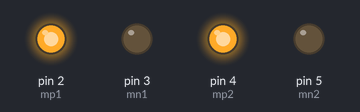
Bench run of a sketch on a simulated Arduino Uno, built with avr-gcc and run on an emulated ATmega328P. On the bench: output pins drawn as LEDs (lit = HIGH).

Above: at 2.5 s.
At 7.5 s:
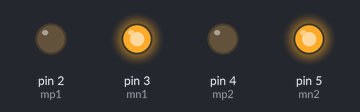
At 12.5 s:
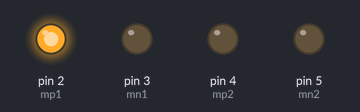
At 17.5 s:
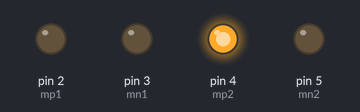
Timing chart, 0 to 26.0 s (numbered marks = the images above):
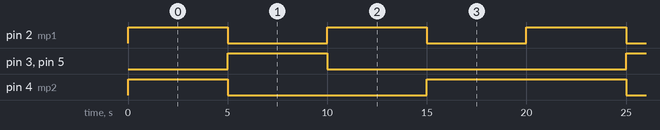

The sketch:

motorDir.ino
```cpp
int mp1=2;
int mn1=3;
int mp2=4;
int mn2=5;

void setup() {
  // put your setup code here, to run once:
pinMode(mp1,OUTPUT);
pinMode(mn1,OUTPUT);
pinMode(mp2,OUTPUT);
pinMode(mn2,OUTPUT);

}

void loop() {
  // put your main code here, to run repeatedly:

digitalWrite(mp1,HIGH);
digitalWrite(mn1,LOW);
digitalWrite(mp2,HIGH);
digitalWrite(mn2,LOW);
delay(5000);

        digitalWrite(mp1,LOW);
        digitalWrite(mn1,HIGH);
        digitalWrite(mp2,LOW);
        digitalWrite(mn2,HIGH);
        delay(5000);

              digitalWrite(mp1,HIGH);
              digitalWrite(mn1,LOW);
              digitalWrite(mp2,LOW);
              digitalWrite(mn2,LOW);
              delay(5000);

                          digitalWrite(mp1,LOW);
                          digitalWrite(mn1,LOW);
                          digitalWrite(mp2,HIGH);
                          digitalWrite(mn2,LOW);
                          delay(5000);
}
```

Measured:
- by itself, pin 2 (mp1): alternates HIGH for 5.0 s and LOW for 5.0 s
- by itself, pin 3 (mn1), pin 5 (mn2): alternates HIGH for 5.0 s and LOW for 15.0 s
- by itself, pin 4 (mp2): repeats every 20.0 s: LOW 10.0 s, HIGH 10.0 s
